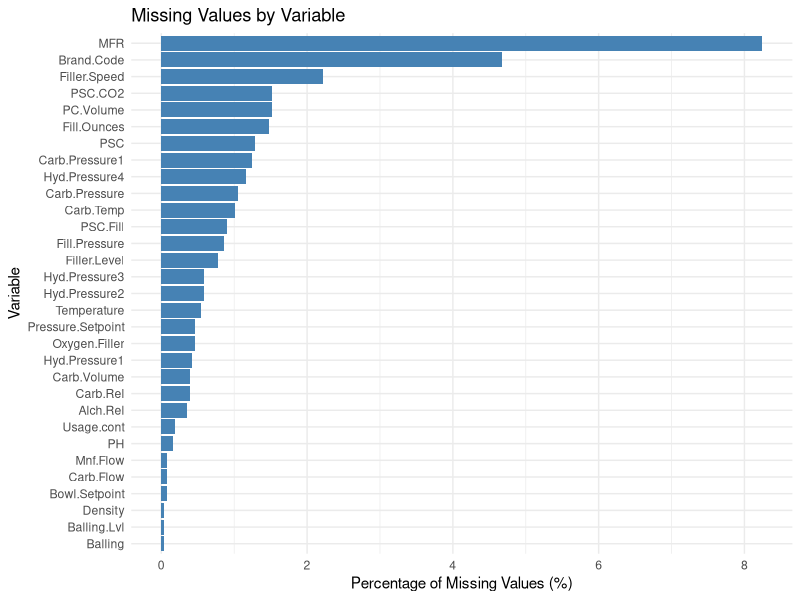
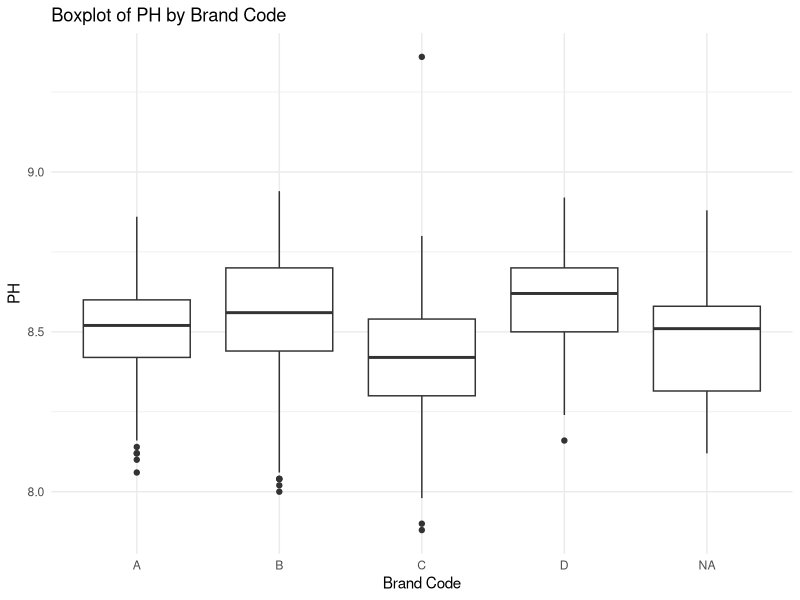
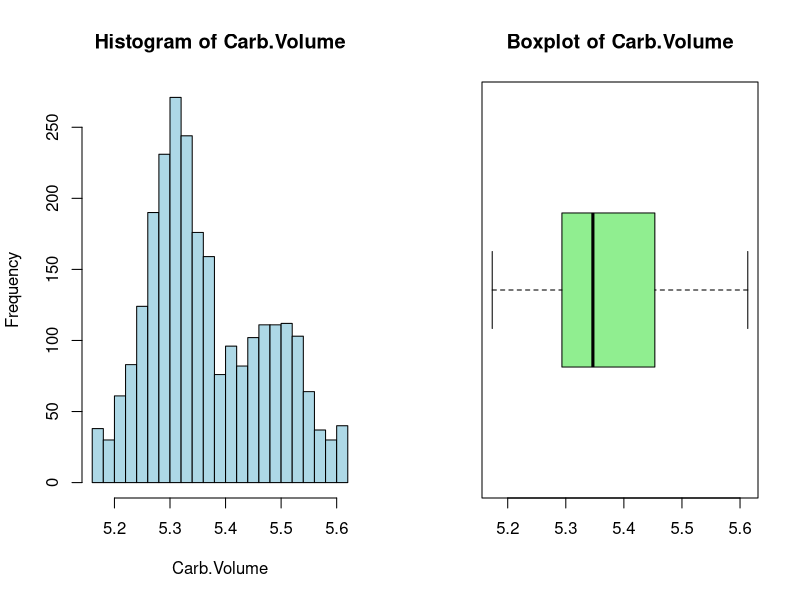
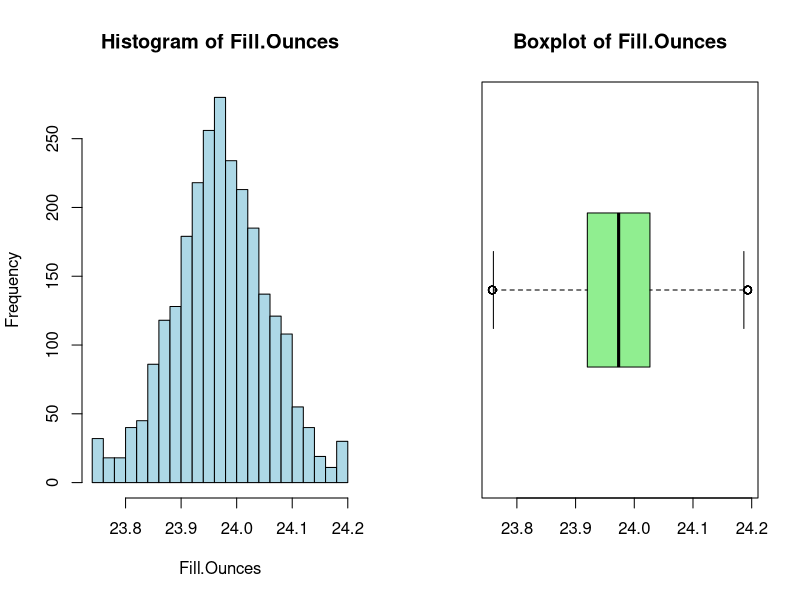
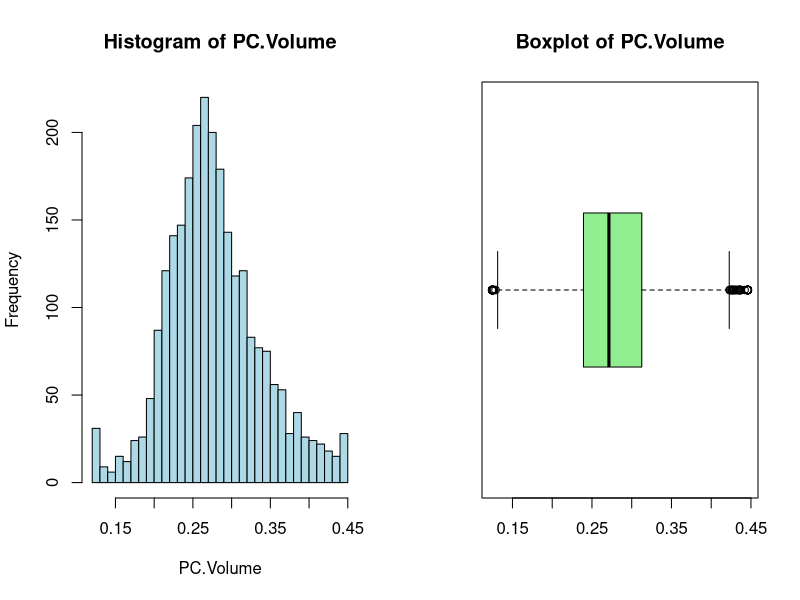
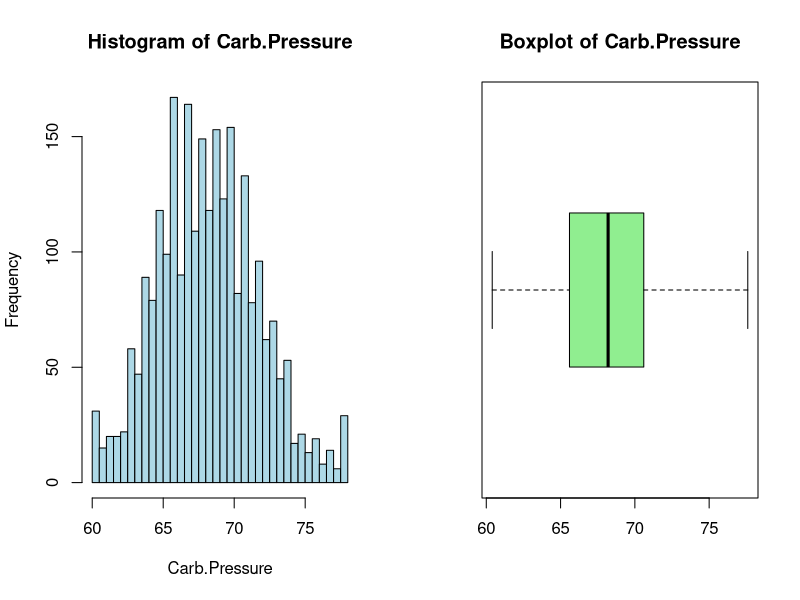
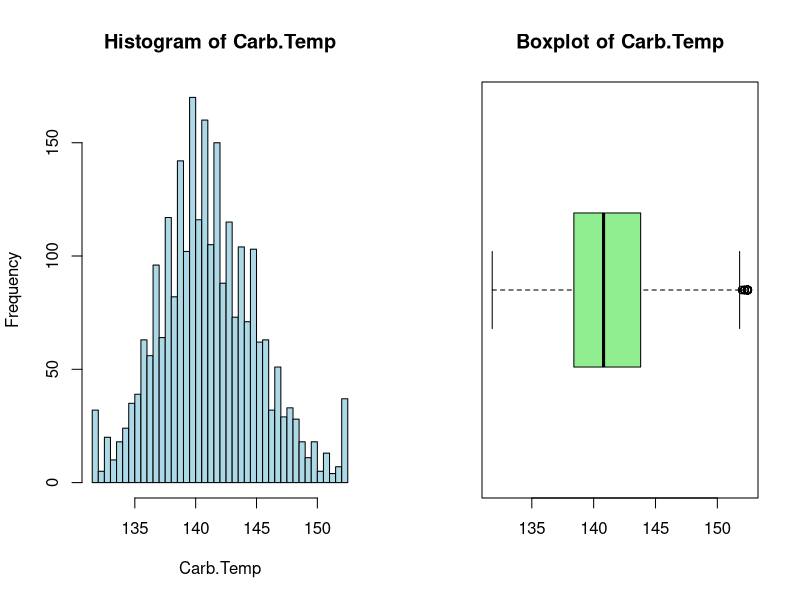
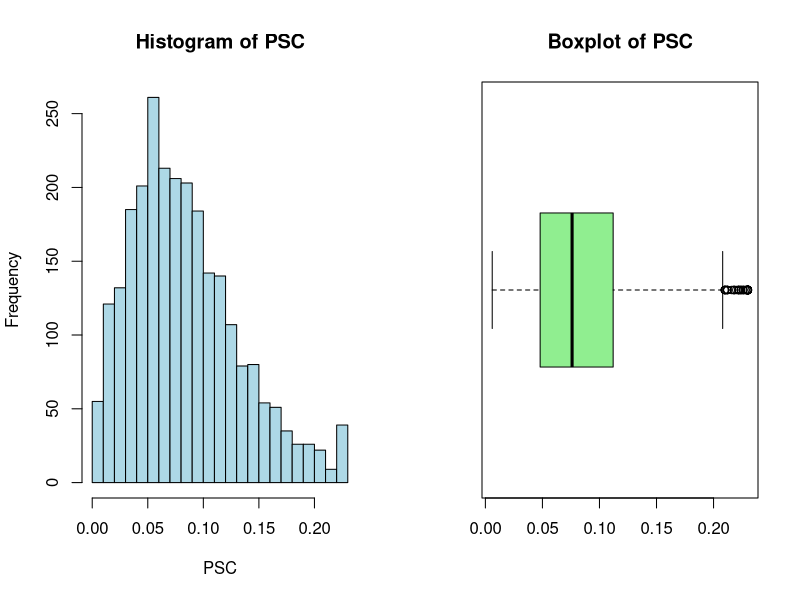

Generate these figures, in order, with R:
## ---- chunk 1
knitr::opts_chunk$set(echo = TRUE)
## ---- chunk 2
# Load training and test datasets with explicit missing value handling
train_set <- read.csv("StudentData.csv", na.strings = c("", "NA", "NULL"))
evaluation_set <- read.csv("StudentEvaluation.csv", na.strings = c("", "NA", "NULL"))

# Verify missing values in Brand.Code
cat("Number of missing values in Brand.Code (train):", sum(is.na(train_set$Brand.Code)), "\n")
cat("Number of missing values in Brand.Code (test):", sum(is.na(evaluation_set$Brand.Code)), "\n")

# Check the structure of the dataset to confirm the changes
str(evaluation_set)

## ---- chunk 3
# Load necessary libraries
# install.packages('kableExtra', repos='http://cran.rstudio.com/')

library(kableExtra)
library(dplyr)
library(tidyr)


# Create vectors of numeric and categorical variables for insurance_training
numeric_vars <- names(train_set)[sapply(train_set, is.numeric)]
categorical_vars <- names(train_set)[sapply(train_set, is.factor)]

# Correctly select numerical variables using the predefined numeric_vars
numerical_vars <- train_set %>%
  dplyr::select(all_of(numeric_vars))


# Compute statistical summary including missing value counts and percentages
statistical_summary <- numerical_vars %>%
  summarise(across(
    everything(),
    list(
      Min = ~round(min(., na.rm = TRUE), 2),
      Q1 = ~round(quantile(., 0.25, na.rm = TRUE), 2),
      Mean = ~round(mean(., na.rm = TRUE), 2),
      Median = ~round(median(., na.rm = TRUE), 2),
      Q3 = ~round(quantile(., 0.75, na.rm = TRUE), 2),
      Max = ~round(max(., na.rm = TRUE), 2),
      SD = ~round(sd(., na.rm = TRUE), 2),
      Missing = ~sum(is.na(.)), # Count of missing values
      PercentMissing = ~round(mean(is.na(.)) * 100, 2) # Percentage of missing values
    ),
    .names = "{.col}_{.fn}"
  )) %>%
  pivot_longer(
    cols = everything(),
    names_to = c("Variable", ".value"),
    names_pattern = "^(.*)_(.*)$"
  )

# Display the resulting summary table
statistical_summary %>%
  kable(caption = "Summary of Numerical Variables (Including Missing Counts and Percentages)") %>%
  kable_styling(bootstrap_options = c("striped", "hover", "condensed"), full_width = FALSE)
## ---- chunk 4
library(ggplot2)
library(dplyr)

# Prepare data for missing values
missing_data <- train_set %>%
  summarise(across(everything(), ~sum(is.na(.)))) %>%
  pivot_longer(cols = everything(), names_to = "Variable", values_to = "Missing") %>%
  mutate(PercentMissing = (Missing / nrow(train_set)) * 100) %>%
  filter(Missing > 0) # Include only variables with missing values

# Create the flipped bar chart
ggplot(missing_data, aes(x = reorder(Variable, PercentMissing), y = PercentMissing)) +
  geom_bar(stat = "identity", fill = "steelblue") +
  coord_flip() +
  labs(
    title = "Missing Values by Variable",
    x = "Variable",
    y = "Percentage of Missing Values (%)"
  ) +
  theme_minimal()

## ---- chunk 5
library(dplyr)
library(knitr)

# Select categorical columns including Brand.Code
categorical_columns <- train_set %>%
  dplyr::select(all_of(c(categorical_vars, "Brand.Code")))

# Function to calculate Shannon entropy
calculate_entropy <- function(counts) {
  proportions <- counts / sum(counts)
  entropy <- -sum(proportions * log2(proportions), na.rm = TRUE)
  return(entropy)
}

# Function to calculate imbalance ratio
calculate_imbalance_ratio <- function(counts) {
  max_count <- max(counts, na.rm = TRUE)
  min_count <- min(counts, na.rm = TRUE)
  if (min_count == 0) {
    imbalance_ratio <- Inf  # Avoid division by zero
  } else {
    imbalance_ratio <- max_count / min_count
  }
  return(imbalance_ratio)
}

# Ensure all levels for each variable are included
complete_levels <- function(var, data) {
  unique_levels <- unique(data[[var]])
  factor(unique_levels, levels = unique_levels)
}

# Compute the summary for each categorical variable
categorical_summary <- lapply(names(categorical_columns), function(var) {
  # Ensure all levels are accounted for, even with 0 counts
  summary_df <- train_set %>%
    count(!!sym(var), .drop = FALSE) %>%
    complete(!!sym(var) := unique(train_set[[var]]), fill = list(n = 0)) %>%
    mutate(Percentage = round(n / sum(n) * 100, 2)) %>%
    rename(Level = !!sym(var), Count = n) %>%
    mutate(Variable = var)  # Add the variable name for identification
  
  # Compute the mode for the variable
  mode_row <- summary_df %>%
    filter(Count == max(Count, na.rm = TRUE)) %>%
    slice(1) %>%  # Handle ties by selecting the first mode
    pull(Level)
  
  # Compute percentage for the mode
  mode_percentage <- summary_df %>%
    filter(Level == mode_row) %>%
    pull(Percentage) %>%
    first()  # Ensure it works even if there are multiple matches
  
  # Count missing values for the variable
  missing_count <- sum(is.na(train_set[[var]]))
  
  # Count unique levels
  unique_levels_count <- n_distinct(train_set[[var]])
  
  # Compute entropy
  entropy <- calculate_entropy(summary_df$Count)
  
  # Compute imbalance ratio
  imbalance_ratio <- calculate_imbalance_ratio(summary_df$Count)
  
  # Combine into a single row summary for the variable
  final_row <- data.frame(
    Variable = var,
    Mode = as.character(mode_row),  # Ensure Mode is always a character
    Mode_Percentage = mode_percentage,
    Missing_Count = missing_count,
    Unique_Levels = unique_levels_count,
    Entropy = round(entropy, 2),
    Imbalance_Ratio = round(imbalance_ratio, 2),
    stringsAsFactors = FALSE  # Avoid factors unless explicitly needed
  )
  
  return(final_row)
})

# Combine summaries into a single data frame
categorical_summary_df <- bind_rows(categorical_summary)

# Print the resulting summary
categorical_summary_df %>%
  kable(caption = "Summary of Numerical Variables (Including Missing Counts and Percentages)") %>%
  kable_styling(bootstrap_options = c("striped", "hover", "condensed"), full_width = FALSE)

## ---- chunk 6
# Summary of PH by Brand_Code
summary_stats <- aggregate(PH ~ Brand.Code, 
                           data = train_set, 
                           FUN = function(x) c(mean = mean(x), 
                                               median = median(x), 
                                               sd = sd(x)))

# Convert the result into a more readable data frame
summary_df <- do.call(data.frame, summary_stats)

# Rename the columns for better understanding
colnames(summary_df) <- c("Brand_Code", "PH_Mean", "PH_Median", "PH_SD")

# Print the summary
print(summary_df)

## ---- chunk 7
# Perform ANOVA
anova_result <- aov(PH ~ Brand.Code, data = train_set)
summary(anova_result)
## ---- chunk 8
# Visualize using boxplots
library(ggplot2)
ggplot(train_set, aes(x = Brand.Code, y = PH)) +
  geom_boxplot() +
  labs(title = "Boxplot of PH by Brand Code", x = "Brand Code", y = "PH") +
  theme_minimal()
## ---- chunk 9
# Convert PH to categorical (if needed)
train_set$PH_cat <- cut(train_set$PH, breaks = 3, labels = c("Low", "Medium", "High"))

# Perform Chi-Square Test
chisq_test <- chisq.test(table(train_set$Brand.Code, train_set$PH_cat))
chisq_test
## ---- chunk 10
# Check and install necessary packages
necessary_packages <- c("mice", "dplyr", "nnet")
for (pkg in necessary_packages) {
  if (!requireNamespace(pkg, quietly = TRUE)) {
    install.packages(pkg)
  }
}

# Load the required libraries
library(mice)
library(dplyr)
library(nnet)

# Function to impute numeric variables using MICE
impute_with_mice <- function(data, exclude_vars = NULL) {
  numeric_data <- data %>% select_if(is.numeric)
  set.seed(123)  # For reproducibility
  imputed_data <- mice(numeric_data, m = 1, method = "pmm", maxit = 5, printFlag = FALSE)
  data[, names(numeric_data)] <- complete(imputed_data)
  return(data)
}

# Function to impute Brand.Code using Multinomial Logistic Regression
impute_brand_code <- function(data, target_col, predictor_col) {
  # Ensure Brand.Code is a factor
  data[[target_col]] <- factor(data[[target_col]])
  
  # Filter data with non-missing values
  train_data_non_missing <- data[!is.na(data[[target_col]]), ]
  
  # Check if sufficient classes are present
  if (length(unique(train_data_non_missing[[target_col]])) > 1) {
    # Train multinomial logistic regression
    model <- multinom(as.formula(paste(target_col, "~", predictor_col)), data = train_data_non_missing)
    
    # Predict missing values
    missing_indices <- is.na(data[[target_col]])
    data[[target_col]][missing_indices] <- predict(model, newdata = data[missing_indices, ])
    
    # Ensure the factor levels are consistent
    data[[target_col]] <- factor(data[[target_col]], levels = levels(train_data_non_missing[[target_col]]))
  } else {
    # Use the mode class if only one class is present
    warning("Only one class detected for imputation. Using mode imputation.")
    mode_class <- names(sort(table(train_data_non_missing[[target_col]]), decreasing = TRUE))[1]
    data[[target_col]][is.na(data[[target_col]])] <- mode_class
  }
  
  return(data)
}

# Function to impute Brand.Code for datasets without PH values
impute_brand_code_no_ph <- function(data, target_col, train_data) {
  # Ensure Brand.Code is a factor
  train_data[[target_col]] <- factor(train_data[[target_col]])
  
  # Use the mode of Brand.Code from the training data
  mode_class <- names(sort(table(train_data[[target_col]]), decreasing = TRUE))[1]
  data[[target_col]][is.na(data[[target_col]])] <- mode_class
  data[[target_col]] <- factor(data[[target_col]], levels = levels(train_data[[target_col]]))
  
  return(data)
}

# Create copies of train_set and evaluation_set
train_set_imputed <- train_set
evaluation_set_imputed <- evaluation_set

# Step 1: Impute numeric variables
train_set_imputed <- impute_with_mice(train_set_imputed)
evaluation_set_imputed <- impute_with_mice(evaluation_set_imputed)

# Step 2: Impute Brand.Code
train_set_imputed <- impute_brand_code(train_set_imputed, target_col = "Brand.Code", predictor_col = "PH")

# Use mode-based imputation for the evaluation set as it lacks PH values
evaluation_set_imputed <- impute_brand_code_no_ph(evaluation_set_imputed, target_col = "Brand.Code", train_data = train_set_imputed)

# Step 3: Check for any remaining missing values
check_missing <- function(data) {
  missing_summary <- colSums(is.na(data))
  missing_summary <- missing_summary[missing_summary > 0]
  return(missing_summary)
}

# Check missing values
cat("Missing values in train_set_imputed:\n")
print(check_missing(train_set_imputed))

cat("\nMissing values in evaluation_set_imputed:\n")
print(check_missing(evaluation_set_imputed))

# Structure of imputed datasets
cat("\nStructure of Train Set Imputed:\n")
str(train_set_imputed)

cat("\nStructure of Evaluation Set Imputed:\n")
str(evaluation_set_imputed)


## ---- chunk 11
# Install and load required libraries
if (!requireNamespace("caret", quietly = TRUE)) {
  install.packages("caret")
}

library(caret)
library(dplyr)
library(tidyr)

# Reshape the imputed train_set to long format for numeric columns
numeric_cols <- sapply(train_set_imputed, is.numeric)
train_set_long <- pivot_longer(train_set_imputed,
                               cols = all_of(names(train_set_imputed)[numeric_cols]),
                               names_to = "variable",
                               values_to = "value")

# Identify variables with near-zero variance using caret::nearZeroVar
nzv_indices <- nearZeroVar(train_set_imputed, saveMetrics = TRUE)

# Extract variables with near-zero variance
nzv_vars <- rownames(nzv_indices[nzv_indices$nzv == TRUE, ])

# Output the list of variables with near-zero variance
cat("Variables with near-zero variance (not plotted):\n")
print(nzv_vars)

# Filter out variables with near-zero variance from the long-format data
train_set_long_filtered <- train_set_long %>%
  filter(!variable %in% nzv_vars)

# Clip extreme values to the 1st and 99th percentiles for better visualization
train_set_long_filtered <- train_set_long_filtered %>%
  group_by(variable) %>%
  mutate(value = pmin(pmax(value, quantile(value, 0.01, na.rm = TRUE)), 
                      quantile(value, 0.99, na.rm = TRUE))) %>%
  ungroup()

# Prepare the list of numeric variables for separate plotting
numeric_variables <- unique(train_set_long_filtered$variable)

# Set up the plotting area for histograms and boxplots
par(mfrow = c(1, 2))  # 2 columns for histogram and boxplot side-by-side

# Loop through each numeric variable to plot
for (var in numeric_variables) {
  # Filter data for the current variable
  var_data <- train_set_long_filtered %>% filter(variable == var) %>% pull(value)
  
  # Plot histogram
  hist(var_data, main = paste("Histogram of", var), 
       xlab = var, breaks = 30, col = "lightblue", border = "black")
  
  # Plot boxplot
  boxplot(var_data, main = paste("Boxplot of", var), 
          horizontal = TRUE, col = "lightgreen")
}



# Reset plotting layout to default
par(mfrow = c(1, 1))

## ---- chunk 12
# Load necessary libraries
if (!requireNamespace("MASS", quietly = TRUE)) {
  install.packages("MASS")
}
if (!requireNamespace("dplyr", quietly = TRUE)) {
  install.packages("dplyr")
}

library(MASS)   # For Box-Cox transformation
library(dplyr)  # For data manipulation

# Specify columns to exclude (now including PH)
exclude_cols <- c("Brand.Code", "PH")

# Create copies of the imputed datasets for Box-Cox transformations
train_set_boxcox <- train_set_imputed
evaluation_set_boxcox <- evaluation_set_imputed

# Identify numeric columns to process in the train set
numeric_cols_train <- setdiff(names(train_set_imputed)[sapply(train_set_imputed, is.numeric)], exclude_cols)

# Process each numeric column in the train set
for (col in numeric_cols_train) {
  tryCatch({
    # Ensure 'col' is a valid column name
    if (!col %in% names(train_set_imputed)) {
      stop(paste("Column", col, "not found in train_set_imputed"))
    }
    
    # Extract the column as a vector
    column_data <- train_set_imputed[[col]]
    
    # Check for non-positive values and adjust
    adjustment <- 0  # Default adjustment to zero
    if (min(column_data, na.rm = TRUE) <= 0) {
      adjustment <- abs(min(column_data, na.rm = TRUE)) + 0.001
      column_data <- column_data + adjustment
    }
    
    # Fit a simple linear model using the extracted vector
    model <- lm(column_data ~ 1)
    
    # Perform Box-Cox transformation without plotting
    bc <- boxcox(model, lambda = seq(-2, 2, by = 0.1), plotit = FALSE)
    
    # Find the lambda that maximizes the log-likelihood
    optimal_lambda <- bc$x[which.max(bc$y)]
    
    # Apply the Box-Cox transformation
    if (!is.na(optimal_lambda)) {
      if (optimal_lambda == 0) {
        train_set_boxcox[[col]] <- log(train_set_imputed[[col]] + adjustment)
      } else {
        train_set_boxcox[[col]] <- ((train_set_imputed[[col]] + adjustment)^optimal_lambda - 1) / optimal_lambda
      }
    }
  }, error = function(e) {
    cat(paste("Error processing column", col, ":", e$message, "in train_set_imputed\n"))
  })
}

# Identify numeric columns to process in the evaluation set
numeric_cols_test <- setdiff(names(evaluation_set_imputed)[sapply(evaluation_set_imputed, is.numeric)], exclude_cols)

# Process each numeric column in the evaluation set
for (col in numeric_cols_test) {
  tryCatch({
    # Ensure 'col' is a valid column name
    if (!col %in% names(evaluation_set_imputed)) {
      stop(paste("Column", col, "not found in evaluation_set_imputed"))
    }
    
    # Extract the column as a vector
    column_data <- evaluation_set_imputed[[col]]
    
    # Check for non-positive values and adjust
    adjustment <- 0  # Default adjustment to zero
    if (min(column_data, na.rm = TRUE) <= 0) {
      adjustment <- abs(min(column_data, na.rm = TRUE)) + 0.001
      column_data <- column_data + adjustment
    }
    
    # Fit a simple linear model using the extracted vector
    model <- lm(column_data ~ 1)
    
    # Perform Box-Cox transformation without plotting
    bc <- boxcox(model, lambda = seq(-2, 2, by = 0.1), plotit = FALSE)
    
    # Find the lambda that maximizes the log-likelihood
    optimal_lambda <- bc$x[which.max(bc$y)]
    
    # Apply the Box-Cox transformation
    if (!is.na(optimal_lambda)) {
      if (optimal_lambda == 0) {
        evaluation_set_boxcox[[col]] <- log(evaluation_set_imputed[[col]] + adjustment)
      } else {
        evaluation_set_boxcox[[col]] <- ((evaluation_set_imputed[[col]] + adjustment)^optimal_lambda - 1) / optimal_lambda
      }
    }
  }, error = function(e) {
    cat(paste("Error processing column", col, ":", e$message, " in evaluation_set_imputed\n"))
  })
}

# Output the structure of transformed train and test sets
cat("\n\nStructure of Transformed Train Set (Box-Cox Applied):\n\n")
str(train_set_boxcox)

cat("\n\nStructure of Transformed Evaluation Set (Box-Cox Applied):\n\n")
str(evaluation_set_boxcox)

## ---- chunk 13
# Load necessary library
if (!requireNamespace("e1071", quietly = TRUE)) {
  install.packages("e1071")
}
library(e1071)  # For calculating skewness

# Select numeric columns in the train_set_imputed and train_set_boxcox
numeric_cols <- names(train_set_imputed)[sapply(train_set_imputed, is.numeric)]

# Calculate skewness for train_set_imputed
skewness_imputed <- sapply(train_set_imputed[numeric_cols], skewness, na.rm = TRUE)

# Calculate skewness for train_set_boxcox
skewness_boxcox <- sapply(train_set_boxcox[numeric_cols], skewness, na.rm = TRUE)

# Combine the skewness results into a data frame for comparison
skewness_comparison <- data.frame(
  Variable = numeric_cols,
  Skewness_Before = skewness_imputed,
  Skewness_After = skewness_boxcox
)

# Reshape the data for plotting
library(reshape2)
skewness_long <- melt(skewness_comparison, id.vars = "Variable", 
                      variable.name = "Skewness_Type", value.name = "Skewness")

# Plot the skewness comparison
library(ggplot2)
ggplot(skewness_long, aes(x = Variable, y = Skewness, fill = Skewness_Type)) +
  geom_bar(stat = "identity", position = "dodge") +
  coord_flip() +
  labs(
    title = "Skewness Comparison: Before and After Box-Cox Transformation",
    x = "Variable",
    y = "Skewness"
  ) +
  theme_minimal() +
  theme(axis.text.y = element_text(size = 8), legend.position = "top")

## ---- chunk 14
# Load necessary libraries
if (!requireNamespace("caret", quietly = TRUE)) {
  install.packages("caret")
}
if (!requireNamespace("corrplot", quietly = TRUE)) {
  install.packages("corrplot")
}

library(caret)
library(corrplot)

# Retain a copy of the full dataset for re-adding non-numeric variables
full_data <- train_set_boxcox

# Select only numeric variables from train_set_boxcox
numeric_data <- train_set_boxcox[, sapply(train_set_boxcox, is.numeric)]

# Step 1: Identify and remove near-zero variance variables
nzv <- nearZeroVar(numeric_data, saveMetrics = TRUE)

# Filter the near-zero variance variables
nzv_vars <- rownames(nzv[nzv$nzv, ])  # Names of variables with near-zero variance
cat("Near-zero variance variables removed:\n")
print(nzv_vars)

# Remove near-zero variance variables
filtered_data_nzv <- numeric_data[, !(colnames(numeric_data) %in% nzv_vars)]

# Step 2: Compute the correlation matrix (before removing highly correlated variables)
correlations_before <- cor(filtered_data_nzv, use = "complete.obs")

# Identify highly correlated variables (absolute correlation > 0.75)
highCorr <- findCorrelation(correlations_before, cutoff = 0.75)

# Get the names of highly correlated variables
high_corr_vars <- colnames(filtered_data_nzv)[highCorr]

# Create a data frame of highly correlated variables with their correlations
high_corr_pairs <- subset(as.data.frame(as.table(correlations_before)), abs(Freq) > 0.75 & Var1 != Var2)

# Print the number and names of highly correlated variables
cat("\nNumber of highly correlated variables:", length(high_corr_vars), "\n")
cat("Highly correlated variables removed:\n")
print(high_corr_vars)

# Remove highly correlated variables
filtered_data_final <- filtered_data_nzv[, -highCorr]

# Step 3: Add back `Brand.Code` and any other non-numeric variables
non_numeric_vars <- setdiff(names(full_data), names(numeric_data))
filtered_data_final <- cbind(filtered_data_final, full_data[non_numeric_vars])

# Step 4: Compute the correlation matrix after removing highly correlated variables
correlations_after <- cor(filtered_data_final[, sapply(filtered_data_final, is.numeric)], use = "complete.obs")

# Step 5: Plot the correlation matrices (before and after)
par(mfrow = c(1, 2))  # Set up side-by-side plots

# Plot before removing highly correlated variables
corrplot(correlations_before, order = "hclust", tl.cex = 0.8, addrect = 2)
mtext("Before Removing\nHighly Correlated Variables", side = 3, line = 1, adj = 0.5, cex = 1.2)

# Plot after removing highly correlated variables
corrplot(correlations_after, order = "hclust", tl.cex = 0.8, addrect = 2)
mtext("After Removing\nHighly Correlated Variables", side = 3, line = 1, adj = 0.5, cex = 1.2)

# Reset plotting area
par(mfrow = c(1, 1))

# Step 6: Sort the data frame in descending order of the Freq column
sorted_correlation_df <- high_corr_pairs[order(-high_corr_pairs$Freq), ]

# Display the sorted data frame
print(sorted_correlation_df)

# Step 7: Check structure of the final dataset
cat("\n\nStructure of Final Dataset:\n")
str(filtered_data_final)

## ---- chunk 15
# Load required libraries
if (!requireNamespace("caret", quietly = TRUE)) {
  install.packages("caret")
}
if (!requireNamespace("fastDummies", quietly = TRUE)) {
  install.packages("fastDummies")
}

library(caret)
library(fastDummies)

# Min-Max Scaling
gradient_based_data <- filtered_data_final

# Apply Min-Max scaling to all numeric variables
numeric_cols <- names(gradient_based_data)[sapply(gradient_based_data, is.numeric)]
min_max_scaler <- preProcess(gradient_based_data[, numeric_cols], method = "range")
gradient_based_data[, numeric_cols] <- predict(min_max_scaler, gradient_based_data[, numeric_cols])

# One-Hot Encoding without dropping any dummy
gradient_based_data <- dummy_cols(gradient_based_data, 
                                   select_columns = "Brand.Code", 
                                   remove_first_dummy = FALSE, # Keep all dummy variables
                                   remove_selected_columns = TRUE) # Drop the original categorical variable

# Check structure of the final dataset
str(gradient_based_data)
## ---- chunk 16
# Label Encoding for Tree-Based Models
tree_based_data <- train_set_boxcox

# Convert Brand_Code to numeric labels
tree_based_data$Brand_Code <- as.numeric(factor(tree_based_data$Brand.Code))

# Check structure of the final dataset
str(tree_based_data)
## ---- chunk 17
# Standardization
statistical_models_data <- filtered_data_final

# Apply Standardization to all numeric variables
numeric_cols <- names(statistical_models_data)[sapply(statistical_models_data, is.numeric)]
standard_scaler <- preProcess(statistical_models_data[, numeric_cols], method = c("center", "scale"))
statistical_models_data[, numeric_cols] <- predict(standard_scaler, statistical_models_data[, numeric_cols])

# One-Hot Encoding with one dummy dropped
statistical_models_data <- dummy_cols(statistical_models_data, 
                                      select_columns = "Brand.Code", 
                                      remove_first_dummy = TRUE,  # Drop one dummy
                                      remove_selected_columns = TRUE) # Drop the original categorical variable

# Check structure of the final dataset
str(statistical_models_data)
